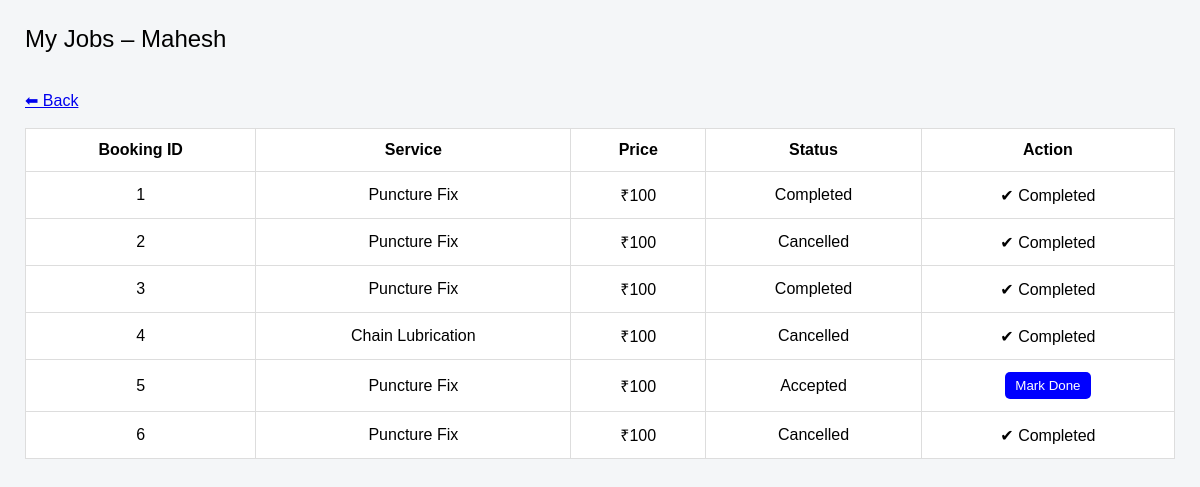
The app's page /mechanic/jobs/1 with its own data.
### app.py (models this page shows)
class Mechanic(db.Model):
    id = db.Column(db.Integer, primary_key=True)
    name = db.Column(db.String(100))
    email = db.Column(db.String(120), unique=True)
    password = db.Column(db.String(100))
    phone = db.Column(db.String(15))
    service = db.Column(db.String(100))
    is_online = db.Column(db.Boolean, default=False)
    latitude = db.Column(db.Float, nullable=True)
    longitude = db.Column(db.Float, nullable=True)

class Booking(db.Model):
    id = db.Column(db.Integer, primary_key=True)
    customer_id = db.Column(db.Integer, db.ForeignKey("customer.id"), nullable=False)
    mechanic_id = db.Column(db.Integer, db.ForeignKey("mechanic.id"), nullable=False)
    service = db.Column(db.String(100))
    status = db.Column(db.String(50), default="Pending")
    price = db.Column(db.Integer, default=0)
    date = db.Column(db.String(50))
    mechanic = db.relationship("Mechanic", backref="bookings")

### app.py (the view)
@app.route("/mechanic/jobs/<int:mid>")
def mechanic_jobs(mid):
    mechanic = Mechanic.query.get(mid)
    jobs = Booking.query.filter_by(mechanic_id=mid).all()
    return render_template("mechanic_jobs.html", mechanic=mechanic, jobs=jobs)

### templates/mechanic_jobs.html (shortened to what this page needs)
<!DOCTYPE html>
<html>
<head>
</head>
<body>
<div class="head">My Jobs – {{ mechanic.name }}</div>
<br>
<a class="back-btn" href="/mechanic_dashboard">⬅ Back</a><br><br>
<table>
<tr>
<th>Booking ID</th><th>Service</th><th>Price</th><th>Status</th><th>Action</th>
</tr>
{% for j in jobs %}
<tr>
<td>{{ j.id }}</td>
<td>{{ j.service }}</td>
<td>₹{{ j.price }}</td>
<td>{{ j.status }}</td>
<td>
{% if j.status == "Pending" %}
  <a href="{{ url_for('accept_booking', bid=j.id, mid=mechanic.id) }}">Accept</a>
  <a href="{{ url_for('reject_booking', bid=j.id, mid=mechanic.id) }}">Reject</a>
{% elif j.status == "Accepted" %}
  <a href="/mechanic/job/complete/{{ j.id }}"><button class="btn done">Mark Done</button></a>
{% else %}
✔ Completed
{% endif %}
</td>
</tr>
{% endfor %}
</table>
</body>
</html>

### templates/mechanic_jobs.html (style rules this page uses)
body { font-family:Arial;background:#f4f6f8;margin:0;padding:25px; }
table { width:100%;background:white;border-collapse:collapse; }
th,td { padding:12px;border:1px solid #ddd;text-align:center; }
.head { font-size:24px;margin-bottom:20px; }
.btn { padding:6px 10px;border:none;border-radius:5px;color:white;cursor:pointer; }
.done { background:blue; }

### records on screen
Mechanic: name "Mahesh"
Booking: id "1", service "Puncture Fix", price "100", status "Completed", shows "✔ Completed"
Booking: id "2", service "Puncture Fix", price "100", status "Cancelled", shows "✔ Completed"
Booking: id "3", service "Puncture Fix", price "100", status "Completed", shows "✔ Completed"
Booking: id "4", service "Chain Lubrication", price "100", status "Cancelled", shows "✔ Completed"
Booking: id "5", service "Puncture Fix", price "100", status "Accepted"
Booking: id "6", service "Puncture Fix", price "100", status "Cancelled", shows "✔ Completed"
